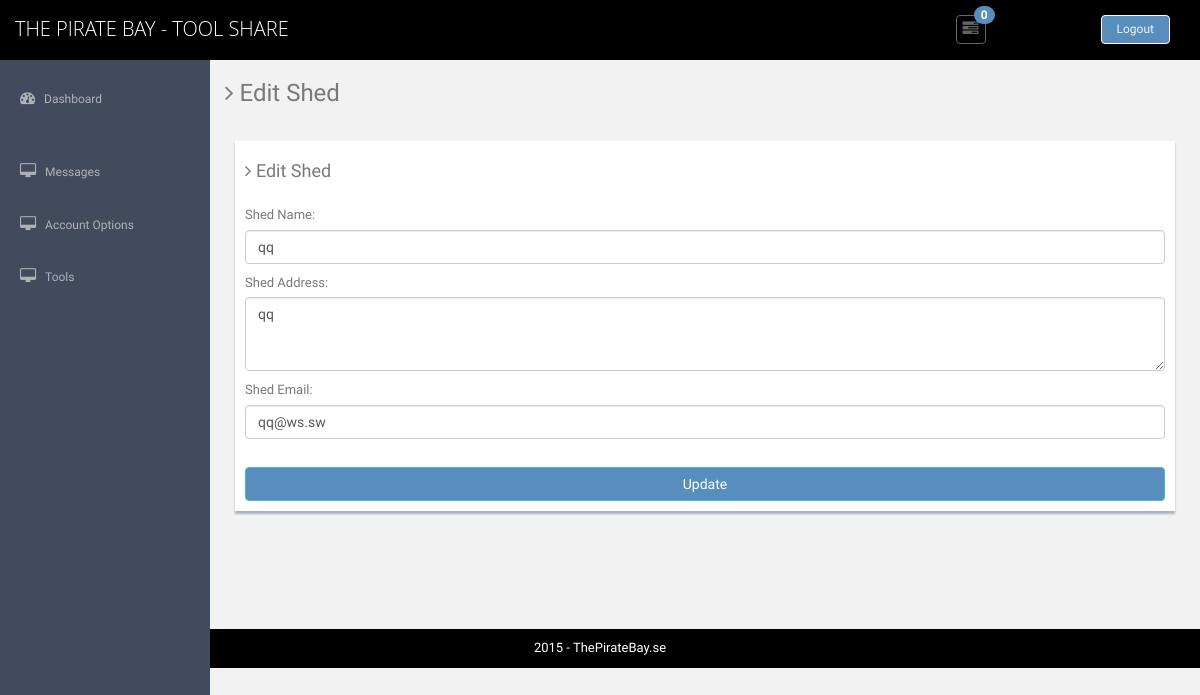
The page /edit_shed (signed in) on the database its author committed.
### users/models.py (models this page shows, shortened)
class Shed(models.Model):
	shed_name = models.CharField(max_length=30)
	shed_address = models.CharField(max_length=60)
	shed_zip = models.IntegerField(primary_key=True)
	shed_email = models.EmailField()

### users/views.py (the view, shortened to what this page needs)
# urls.py: url(r'^edit_shed$','users.views.edit_shed',name="EditShed"),
def edit_shed(request):
	try:
		user_zip = models.User.objects.get(user_name=request.session['user_name']).zipcode
	except KeyError:
		return HttpResponseRedirect('/')
	try:
		shed = models.Shed.objects.get(shed_zip=user_zip)
	except ObjectDoesNotExist:
		return HttpResponseRedirect('/shed')
	edit_shed_form = forms.Shed_Creation(request.POST or None)
	user = models.User.objects.get(user_name=request.session['user_name'])
	if not user.isAdmin:
		return HttpResponseRedirect('/up')
	name = shed.shed_name
	address = shed.shed_address
	email = shed.shed_email
	edit_shed_form.fields['shed_name'].initial = name
	edit_shed_form.fields['shed_address'].initial = address
	edit_shed_form.fields['shed_email'].initial = email
	edit_shed_context = {
		'form': edit_shed_form,
	}
	return render(request, 'edit_shed.html', edit_shed_context)

### users/forms.py
class Shed_Creation(forms.Form):
	shed_name = forms.CharField(label='Shed Name',max_length=30, required=True, widget=forms.TextInput(attrs={'id' : 'shedname', 'class' : 'form-control', 'placeholder' : 'Shed Name'}))
	shed_address = forms.CharField(label='Shed Address',max_length=40, required=True, widget=forms.Textarea(attrs={'id' : 'shedaddr', 'class' : 'form-control', 'placeholder' : 'Shed Address', 'rows' : '3'}))
	shed_email = forms.EmailField(label='Shed Email',max_length=30, required=True, widget=forms.TextInput(attrs={'id' : 'shed_email', 'class' : 'form-control', 'placeholder' : 'Shed Email'}))

### users/templates/edit_shed.html (shortened to what this page needs)
{% extends "base.html" %}
{% block content %}
          <section class="wrapper">
          	<h3><i class="fa fa-angle-right"></i> Edit Shed</h3>
          	<div class="row mt">
          		<div class="col-lg-12">
                  <div class="form-panel">
                  	  <h4 class="mb"><i class="fa fa-angle-right"></i> Edit Shed</h4>
                      <form id="editprofile" class="form-horizontal style-form" method="POST" action="">
							{{ form.as_p }}<br/>
							<input type="submit" value="Update" class="btn btn-theme btn-block">
                      </form>
                  </div>
          		</div>
          	</div>
		</section>
    {% endblock %}

### users/static/assets/css/style.css (style rules this page uses)
body { color: #797979; background: #f2f2f2; font-family: 'Ruda', sans-serif; padding: 0px !important; margin: 0px !important; font-size:13px; }
.btn-theme { color: #fff; background-color: #578ebe; border-color: #48bcb4; }
.mt { margin-top: 25px; }
.mb { margin-bottom: 25px; }
.wrapper { display: inline-block; margin-top: 60px; padding-left: 15px; padding-right: 15px; padding-bottom: 15px; padding-top: 0px; width: 100%; }
.form-panel { background: #ffffff; margin: 10px; padding: 10px; box-shadow: 0px 3px 2px #aab2bd; text-align: left; }
label { font-weight: 400; }

### rows shown on the page
Shed: shed_name "qq", shed_address "qq", shed_email "qq@ws.sw"
